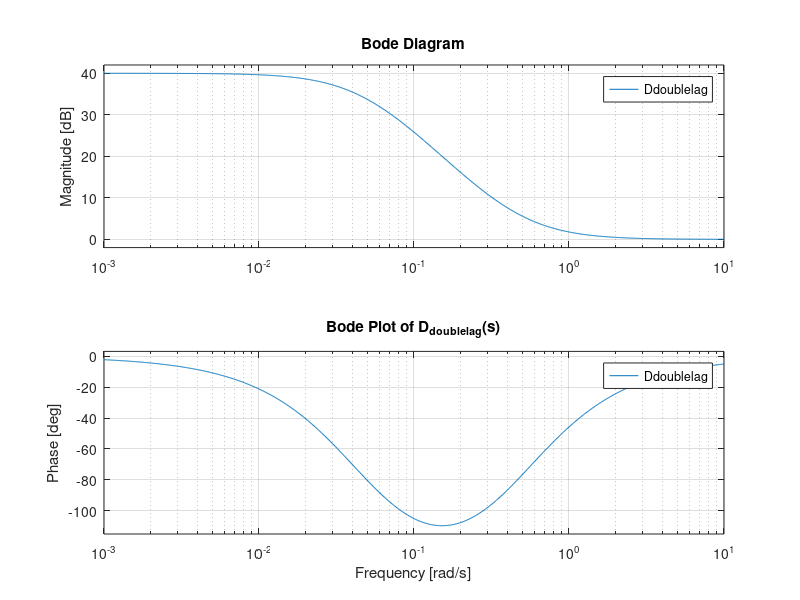

MATLAB code for this plot:
s = tf('s');

z = 0.48;
p = 0.048;

Ddoublelag = ((s + z)/(s + p))^2;

fprintf('z = %.6f rad/s\n',z);
fprintf('p = %.6f rad/s\n',p);

figure;
bode(Ddoublelag);
grid on;
title('Bode Plot of D_{doublelag}(s)');
